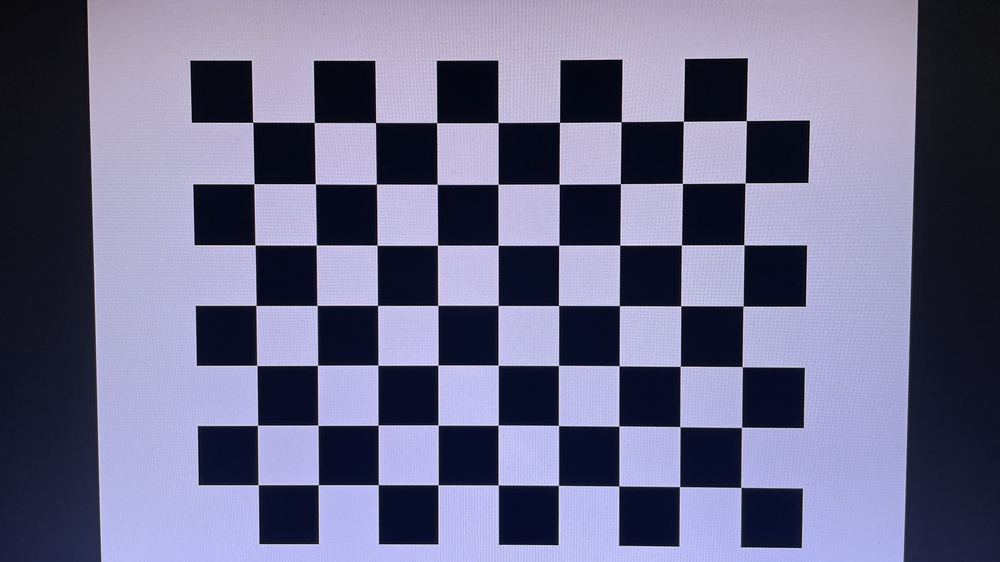
#> input picture calibration/samples/checkerboard/checkerboard_001.JPG, 1000 x 562 px, shrunk from 4032 x 2268 before the run; its folder holds only this picture in this run
$ python calibrate.py
#> lines starting #> are read from the running program, lines starting #| are printed output that depends on the picture
# calibration/calibrate_camera.py

import cv2
import numpy as np
import glob
import os
import yaml
from datetime import datetime

# ---------- CONFIGURATION ----------
# YOUR BOARD: 8x10 checkerboard from calib.io
# Inner corners: (8-1) x (10-1) = 7 x 9
CHECKERBOARD = (7, 9)           # Inner corners (columns, rows)
SQUARE_SIZE_MM = 15.0           # Your board has 15mm squares

# Adjust paths to your folder structure
IMAGES_PATH = "calibration/calibrated/*.jpg"  # Renamed images
OUTPUT_FILE = "calibration/calibration_data.yaml"
# ------------------------------------

def calibrate_camera():
    """Main calibration function"""

    print("=" * 60)
    print("CAMERA CALIBRATION")
    print("=" * 60)
    print(f"Checkerboard size: {CHECKERBOARD[0]}x{CHECKERBOARD[1]} inner corners")
    print(f"Square size: {SQUARE_SIZE_MM} mm")
    print(f"Looking for images in: {IMAGES_PATH}")
    print("=" * 60)

    # Prepare object points (3D points in real world)
    objp = np.zeros((CHECKERBOARD[0] * CHECKERBOARD[1], 3), np.float32)
    objp[:, :2] = np.mgrid[0:CHECKERBOARD[0], 0:CHECKERBOARD[1]].T.reshape(-1, 2)
    objp *= SQUARE_SIZE_MM

    objpoints = []  # 3D points in real world space
    imgpoints = []  # 2D points in image plane

    # Get all images
    images = glob.glob(IMAGES_PATH)

    # Also try .JPG (uppercase)
    if len(images) == 0:
        images = glob.glob(IMAGES_PATH.replace('.jpg', '.JPG'))

    # Also check the original folder if no images found
    if len(images) == 0:
        print("No images found in 'calibration/calibrated/'")
        print("Checking 'calibration/checkerboard/'...")
        images = glob.glob("calibration/checkerboard/*.JPG") + glob.glob("calibration/checkerboard/*.jpg")

    print(f"\nFound {len(images)} images total")

    if len(images) == 0:
        print("\n❌ No images found!")
        print("Please place your checkerboard images in:")
        print("  - calibration/calibrated/ (renamed images)")
        print("  - OR calibration/checkerboard/ (original images)")
        return None

    # Sort images for consistent processing
    images.sort()

    # Show first few images
    print("\n📋 Images found:")
    for img in images[:5]:
        print(f"  - {os.path.basename(img)}")
    if len(images) > 5:
        print(f"  ... and {len(images) - 5} more")

    criteria = (cv2.TERM_CRITERIA_EPS + cv2.TERM_CRITERIA_MAX_ITER, 30, 0.001)

    img_shape = None
    used_images = []
    failed_images = []

    # Create directory for visualization
    os.makedirs("calibration/detected", exist_ok=True)

    print("\n" + "=" * 60)
    print("PROCESSING IMAGES")
    print("=" * 60)

    for idx, fname in enumerate(images, 1):
        print(f"Processing {idx}/{len(images)}: {os.path.basename(fname)}", end=" ")

        img = cv2.imread(fname)
#> img is the input picture: shape (562, 1000, 3); mean B, G, R 136.5, 107.6, 108.4
        if img is None:
            print("❌ Cannot read image")
            failed_images.append(fname)
            continue

        gray = cv2.cvtColor(img, cv2.COLOR_BGR2GRAY)
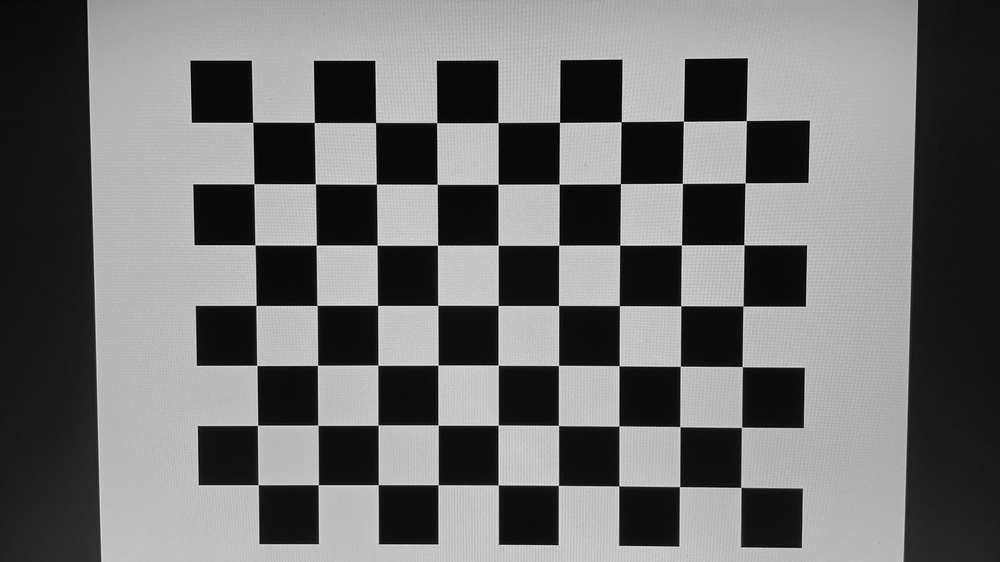
#> gray: shape (562, 1000); min 0, max 244, mean 111.2
        img_shape = gray.shape[::-1]
#> img_shape = (1000, 562)

        # Try to find checkerboard corners
        ret, corners = cv2.findChessboardCorners(
            gray, CHECKERBOARD,
            cv2.CALIB_CB_ADAPTIVE_THRESH + cv2.CALIB_CB_FAST_CHECK + cv2.CALIB_CB_NORMALIZE_IMAGE
        )
#> ret = True; corners = 63 rows, first 8: [258.1, 484.7], [257.5, 425.3], [256.8, 365.4], [256, 305.4], [255.1, 245], [253.9, 183.7], [252.7, 122.3], [318.4, 484.6]

        if ret:
            objpoints.append(objp)
            corners2 = cv2.cornerSubPix(gray, corners, (11, 11), (-1, -1), criteria)
#> corners2 = 63 rows, first 8: [258.2, 484.7], [257.5, 425.3], [256.8, 365.4], [256.1, 305.4], [255, 244.9], [253.9, 183.7], [252.7, 122.3], [318.3, 484.7]
            imgpoints.append(corners2)
            used_images.append(fname)

            # Visualize detection
            vis = cv2.drawChessboardCorners(img.copy(), CHECKERBOARD, corners2, ret)
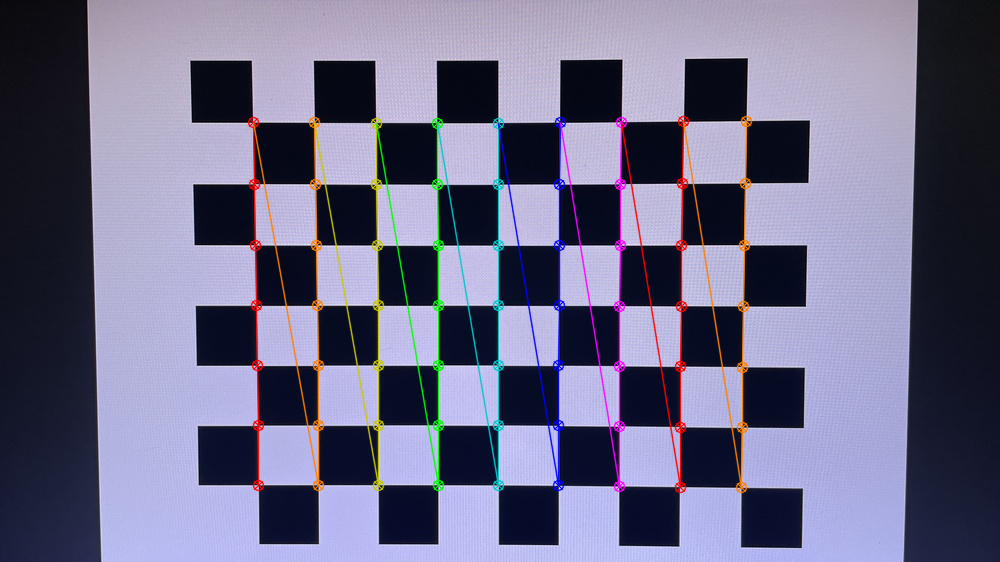
#> vis: shape (562, 1000, 3); mean B, G, R 135.3, 107.5, 109.4
            cv2.imwrite(f"calibration/detected/detected_{os.path.basename(fname)}", vis)

            print("✅ Found!")
        else:
            print("❌ Not found")
            failed_images.append(fname)

    print("\n" + "=" * 60)
    print("CALIBRATION RESULTS")
    print("=" * 60)
    print(f"✅ Corners detected: {len(used_images)}/{len(images)} images")
    print(f"❌ Failed: {len(failed_images)} images")

    if len(failed_images) > 0:
        print("\n⚠️ Failed images (check these):")
        for fname in failed_images[:5]:
            print(f"  - {os.path.basename(fname)}")
        if len(failed_images) > 5:
            print(f"  ... and {len(failed_images) - 5} more")

    if len(used_images) < 10:
        print("\n⚠️ WARNING: Too few valid images for reliable calibration.")
        print("   Aim for 20+ images with varied angles and positions.")
        print("   Current: {} images".format(len(used_images)))
        return None

    if len(used_images) < 20:
        print(f"\n⚠️ You have {len(used_images)} images. For best results, use 20+.")

    # Run calibration
    print("\n🔧 Running calibration...")
    ret, camera_matrix, dist_coeffs, rvecs, tvecs = cv2.calibrateCamera(
        objpoints, imgpoints, img_shape, None, None
    )

    # Compute reprojection error
    total_error = 0
    for i in range(len(objpoints)):
        imgpoints2, _ = cv2.projectPoints(objpoints[i], rvecs[i], tvecs[i], camera_matrix, dist_coeffs)
        error = cv2.norm(imgpoints[i], imgpoints2, cv2.NORM_L2) / len(imgpoints2)
        total_error += error
    mean_error = total_error / len(objpoints)

    print("\n" + "=" * 60)
    print("CALIBRATION COMPLETE")
    print("=" * 60)

    print("\n📷 Camera Matrix (Intrinsic Parameters):")
    print(camera_matrix)

    print("\n📐 Distortion Coefficients:")
    print(dist_coeffs.ravel())

    print(f"\n📊 Mean Reprojection Error: {mean_error:.4f} pixels")

    # Evaluate calibration quality
    if mean_error < 0.3:
        print("🎉 EXCELLENT calibration! (< 0.3 px)")
    elif mean_error < 0.5:
        print("✅ GOOD calibration! (< 0.5 px)")
    elif mean_error < 1.0:
        print("⚠️ ACCEPTABLE but could be improved (< 1.0 px)")
    else:
        print("❌ HIGH ERROR (> 1.0 px). Please re-calibrate with better images.")

    # Save results to YAML
    calib_data = {
        "calibration_date": datetime.now().isoformat(),
        "camera_matrix": camera_matrix.tolist(),
        "distortion_coefficients": dist_coeffs.tolist(),
        "reprojection_error": float(mean_error),
        "image_width": img_shape[0],
        "image_height": img_shape[1],
        "square_size_mm": SQUARE_SIZE_MM,
        "checkerboard_size": CHECKERBOARD,
        "num_images_used": len(used_images),
        "images_used": used_images,
    }

    with open(OUTPUT_FILE, "w") as f:
        yaml.dump(calib_data, f, default_flow_style=False)

    print(f"\n💾 Saved calibration parameters to: {OUTPUT_FILE}")

    # Also save as pickle for easier loading in Python
    import pickle
    with open("calibration/calibration_data.pkl", "wb") as f:
        pickle.dump({
            'camera_matrix': camera_matrix,
            'distortion_coefficients': dist_coeffs,
            'reprojection_error': mean_error,
            'image_shape': img_shape,
            'square_size_mm': SQUARE_SIZE_MM,
            'checkerboard_size': CHECKERBOARD,
            'num_images': len(used_images)
        }, f)

    print(f"💾 Also saved as: calibration/calibration_data.pkl")

    return camera_matrix, dist_coeffs, mean_error

# [56 lines left out: function test_undistortion, not called in this run]

if __name__ == "__main__":
    # Run calibration
    result = calibrate_camera()

    if result is not None:
        # Test undistortion
        test_undistortion()

        print("\n" + "=" * 60)
        print("✅ CALIBRATION COMPLETE")
        print("=" * 60)
        print("\n📋 Summary:")
        print(f"   - Checkerboard: {CHECKERBOARD[0]}x{CHECKERBOARD[1]} inner corners")
        print(f"   - Square size: {SQUARE_SIZE_MM} mm")
        print(f"   - Images used: {len(glob.glob('calibration/calibrated/*.jpg'))}")
        print(f"   - Reprojection error: {result[2]:.4f} px")
        print("\n📁 Output files:")
        print("   - calibration/calibration_data.yaml")
        print("   - calibration/calibration_data.pkl")
        print("   - calibration/detected/*.jpg (visualizations)")
        print("   - calibration/output/ (undistortion test)")
    else:
        print("\n❌ Calibration failed. Please check:")
        print("   1. You have images in: calibration/calibrated/")
        print("   2. Images show the full checkerboard clearly")
        print("   3. Checkerboard size matches: (7, 9) inner corners")
        print("   4. Try running: python calibration/rename_images.py first")
